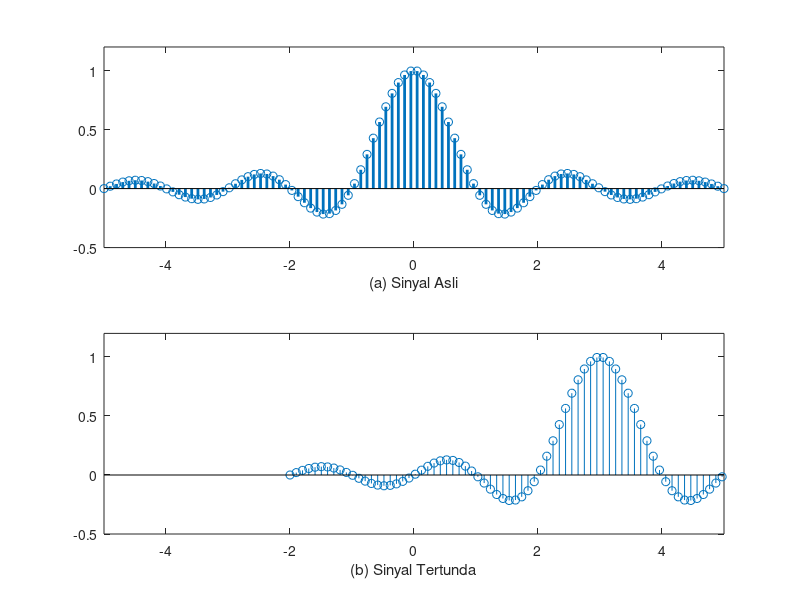

Write MATLAB code to recreate this figure.
t = linspace(-5, 5);
y = sinc(t);
subplot(211);
stem(t, y, 'LineWidth', 2)
xlabel('(a) Sinyal Asli');
axis([-5 5 -0.5 1.2]);
subplot(212);
stem(t+3, y);
xlabel('(b) Sinyal Tertunda');
axis([-5 5 -0.5 1.2]);